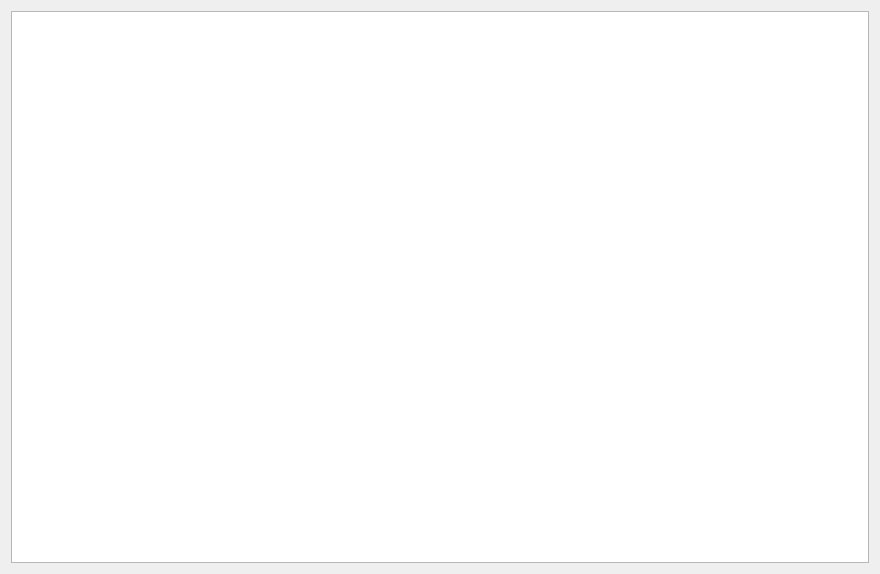
<?xml version="1.0" encoding="UTF-8"?>
<ui version="4.0">
 <class>netWidget</class>
 <widget class="QWidget" name="netWidget">
  <property name="geometry">
   <rect>
    <x>0</x>
    <y>0</y>
    <width>880</width>
    <height>574</height>
   </rect>
  </property>
  <property name="windowTitle">
   <string>网络视图</string>
  </property>
  <layout class="QGridLayout" name="gridLayout">
   <item row="0" column="0">
    <widget class="QTreeView" name="treeView"/>
   </item>
  </layout>
 </widget>
 <resources/>
 <connections/>
</ui>
